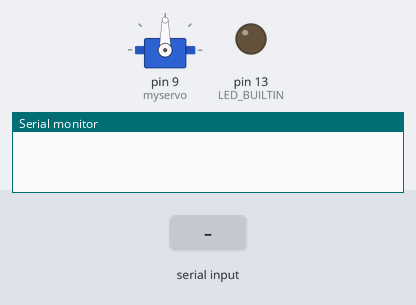
Recording of a sketch running on a simulated Arduino Uno, built with avr-gcc and run on an emulated ATmega328P. Shown: servo, output pins drawn as LEDs (lit = HIGH), the last lines printed to the serial monitor. The inputs (shaded band) are chosen by the test bench.

Above: at 1.2 s.
1.3 s: "0\n" received over Serial
At 3.5 s:
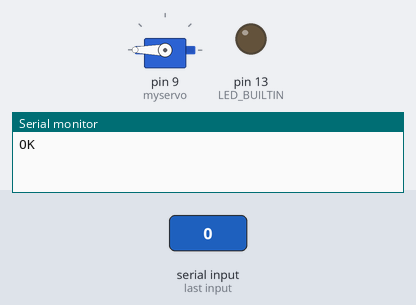
4.0 s: "1\n" received over Serial
At 6.8 s:
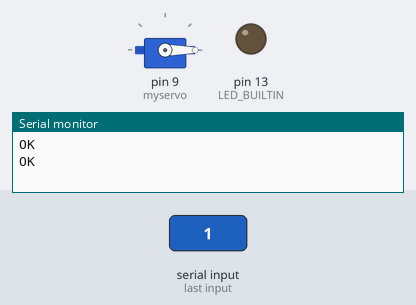
7.0 s: "0\n" received over Serial
At 7.47 s:
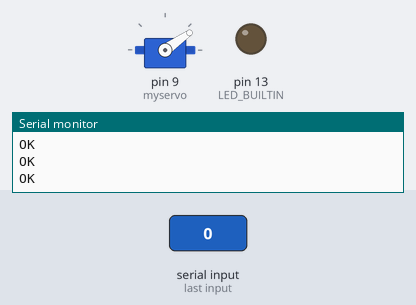
Timing chart, 0 to 10.9 s (numbered marks = the images above; inputs shaded):
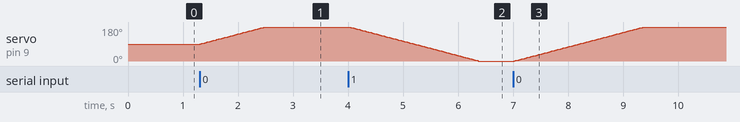

The sketch:

fridaHead.ino
```cpp
#include <Servo.h>

Servo myservo;  // create servo object to control a servo
int receivedInt = -1;
int init_pos = 90;  // Initial position of the servo
int curr_pos = 90;  // Current position of the servo, initially set to init_pos
unsigned long lastMoveTime = 0;  // Timestamp of the last servo movement

void sweep() {
  moveServo(curr_pos, 0, 10);  // Move to one end at a speed of 60 degrees/second
  //curr_pos = 0;
  delay(100);
  moveServo(curr_pos, 180, 10);
  //curr_pos = 180;  // Update current position
}

void setup() {
  Serial.begin(115200);
  myservo.attach(9);  // attaches the servo on pin 9 to the servo object
  pinMode(LED_BUILTIN, OUTPUT);
  myservo.write(init_pos);// Move servo to initial position
  lastMoveTime = millis();  // Initialize lastMoveTime with the current time

}

void moveServo(int initial_pos, int final_pos, float speed) {
  bool face_found = false;
  // speed in degrees/second
  float time_step = 1000/speed;
  //time_step = 15;
  if (initial_pos < final_pos){
    for (int pos = initial_pos; pos <= final_pos; pos += 2) {
      face_found = checkFace();
      curr_pos += 2;
      if (face_found){
        return;
      }
      myservo.write(pos);              // Tell servo to go to position in variable 'pos'
      delay(int(time_step));                       // Waits 30ms for the servo to reach the position
    }
  }
  else{
    for (int pos = initial_pos; pos >= final_pos; pos -= 2) {
      face_found = checkFace();
      curr_pos -= 2;
      if (face_found){
        return;
      }
      myservo.write(pos);              // Tell servo to go to position in variable 'pos'
      delay(int(time_step));          // Waits 30ms for the servo to reach the position
    }
  }
}

bool checkFace(){
  if (Serial.available() > 0) {
    String receivedStr = Serial.readStringUntil('\n');
    Serial.println("OK");
    receivedInt = receivedStr.toInt();
    digitalWrite(LED_BUILTIN, LOW);
  }
  if (receivedInt == 0) {
    curr_pos += 1;
    lastMoveTime = millis();  // Reset the movement timer
    if (curr_pos > 180) {
      curr_pos = 180;
    }
    delay(13);
  }
  else if (receivedInt == 1) {
    curr_pos -= 1;
    lastMoveTime = millis();  // Reset the movement timer
    if (curr_pos < 0) {
      curr_pos = 0;
    }
    delay(13);
  }
    //lastMoveTime = millis();  // Reset the movement time
  else {
    //digitalWrite(LED_BUILTIN, HIGH);
  }
  myservo.write(curr_pos);  // Update the servo position
  // Check if the servo has been in the same position for more than 15 seconds
  return (receivedInt == 1 || receivedInt == 0);
}

void loop() {
  checkFace();
  while (millis() - lastMoveTime > 4000) {
    sweep();  // Reset position
    lastMoveTime = millis();  // Reset the movement timer
  }

}
```

Measured:
- after the input at 1.3 s, servo on pin 9 (myservo): moves from 90° to 180° over 1.2 s, starting at once
- after the input at 4.0 s, servo on pin 9 (myservo): moves from 180° to 0° over 2.3 s, starting at once
- after the input at 7.0 s, servo on pin 9 (myservo): moves from 0° to 180° over 2.3 s, starting at once
